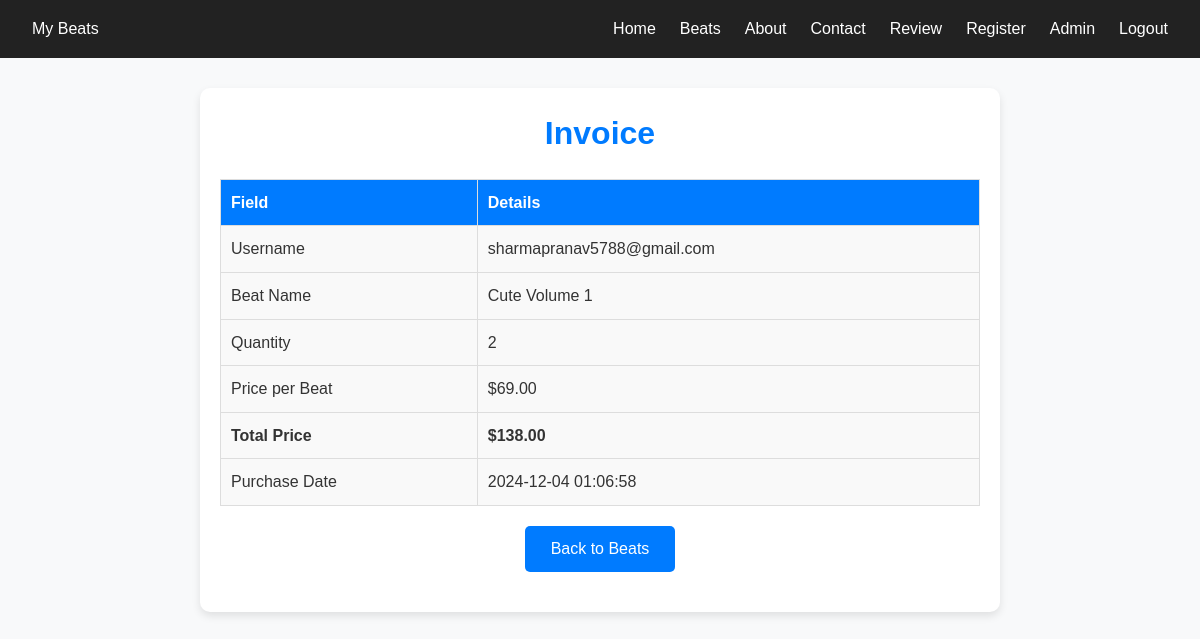
Screenshot of /invoice.php?purchase_id=1 (signed in) with the database file from the repository.
### tables this page shows
CREATE TABLE `purchase_record` (
  `purchase_id` int(11) NOT NULL,
  `user_id` int(11) NOT NULL,
  `beat_id` int(11) NOT NULL,
  `quantity` int(11) NOT NULL,
  `total_price` decimal(10,2) NOT NULL,
  `purchased_at` datetime DEFAULT current_timestamp()
);

CREATE TABLE `users` (
  `user_id` int(11) NOT NULL,
  `username` varchar(100) NOT NULL,
  `password` varchar(255) NOT NULL,
  `registered_at` datetime DEFAULT current_timestamp()
);

CREATE TABLE `beats` (
  `beat_id` int(11) NOT NULL,
  `rate` decimal(10,2) NOT NULL,
  `image_path` varchar(255) NOT NULL,
  `type` varchar(50) NOT NULL,
  `audio_path` varchar(255) NOT NULL,
  `beat_name` varchar(255) NOT NULL
);

### invoice.php (the view, shortened to what this page needs)
<?php
include 'header.php';
include 'db.php';
$purchase_id = $_GET['purchase_id'];
$stmt = $pdo->prepare("
    SELECT pr.*, b.beat_name, b.rate, u.username
    FROM purchase_record pr
    JOIN beats b ON pr.beat_id = b.beat_id
    JOIN users u ON pr.user_id = u.user_id
    WHERE pr.purchase_id = :purchase_id
");
$stmt->execute(['purchase_id' => $purchase_id]);
$purchase = $stmt->fetch(PDO::FETCH_ASSOC);
?>
<!DOCTYPE html>
<html lang="en">
<head>
</head>
<body>
    <div class="container">
        <h1>Invoice</h1>
        <table>
            <tr>
                <th>Field</th>
                <th>Details</th>
            </tr>
            <tr>
                <td>Username</td>
                <td><?php echo htmlspecialchars($purchase['username']); ?></td>
            </tr>
            <tr>
                <td>Beat Name</td>
                <td><?php echo htmlspecialchars($purchase['beat_name']); ?></td>
            </tr>
            <tr>
                <td>Quantity</td>
                <td><?php echo htmlspecialchars($purchase['quantity']); ?></td>
            </tr>
            <tr>
                <td>Price per Beat</td>
                <td>$<?php echo number_format($purchase['rate'], 2); ?></td>
            </tr>
            <tr class="total-row">
                <td>Total Price</td>
                <td>$<?php echo number_format($purchase['total_price'], 2); ?></td>
            </tr>
            <tr>
                <td>Purchase Date</td>
                <td><?php echo htmlspecialchars($purchase['purchased_at']); ?></td>
            </tr>
        </table>
        <a href="beats.php" class="btn">Back to Beats</a>
    </div>
</body>
</html>

### styles.css (style rules this page uses)
* { margin: 0; padding: 0; box-sizing: border-box; }
body { font-family: 'Poppins', sans-serif; line-height: 1.6; color: #333; }
a { text-decoration: none; color: inherit; }
.container { width: 90%; max-width: 1200px; margin: 0 auto; text-align: center; }
.btn { padding: 12px 20px; font-size: 1rem; border: none; border-radius: 5px; cursor: pointer; text-decoration: none; transition: all 0.3s ease; text-align: center; }

### invoice.php (style rules this page uses)
body { font-family: 'Poppins', sans-serif; line-height: 1.6; background-color: #f8f9fa; color: #333; }
.container { max-width: 800px; margin: 30px auto; padding: 20px; background: white; box-shadow: 0 4px 8px rgba(0, 0, 0, 0.1); border-radius: 10px; }
h1 { text-align: center; margin-bottom: 20px; color: #007bff; }
table { width: 100%; border-collapse: collapse; margin-top: 20px; }
th, td { text-align: left; padding: 10px; border: 1px solid #ddd; }
th { background-color: #007bff; color: white; font-weight: bold; }
td { background-color: #f9f9f9; }
.total-row td { font-weight: bold; }
.btn { display: block; margin: 20px auto; padding: 10px 15px; background-color: #007bff; color: white; text-align: center; text-decoration: none; border-radius: 5px; width: 150px; font-size: 16px; }

### rows the page displays
purchase_record: user.username "sharmapranav5788@gmail.com", beat.beat_name "Cute Volume 1", quantity "2", beat.rate "69.00", total_price "138.00", purchased_at "2024-12-04 01:06:58"
